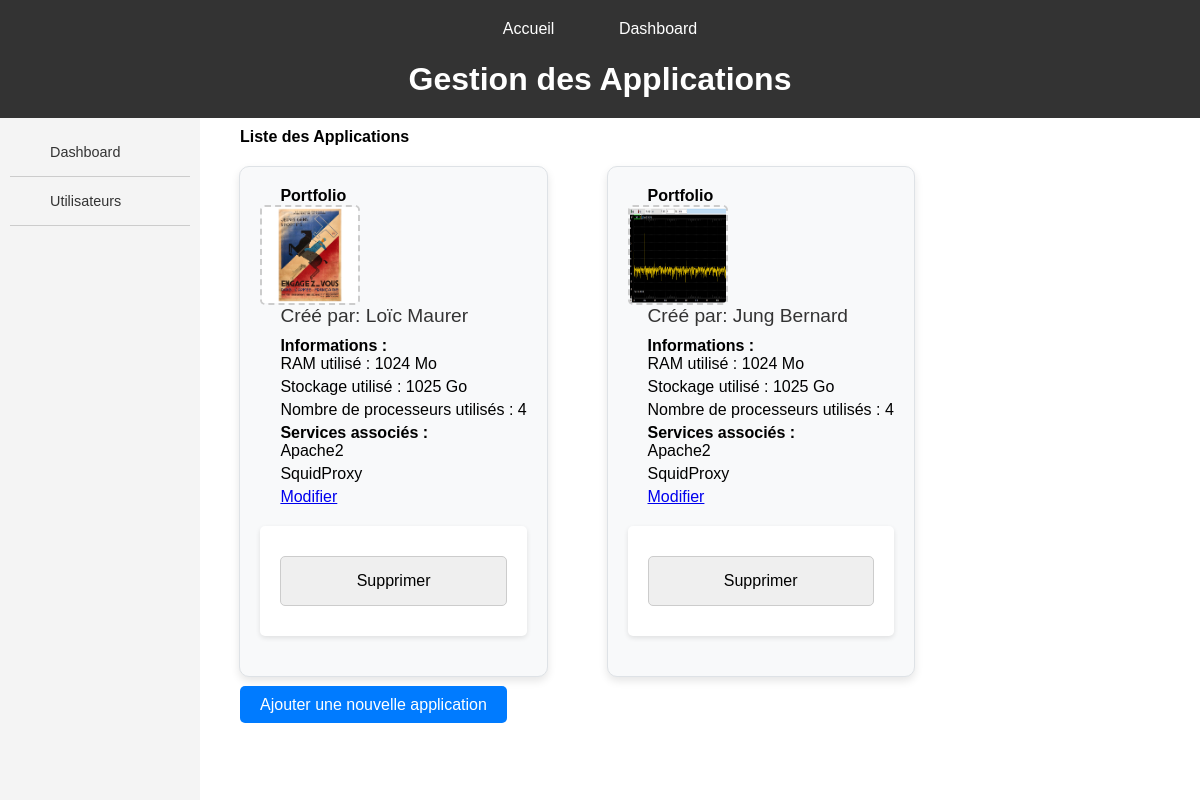
Page /applications/home/ on the earlier database version.
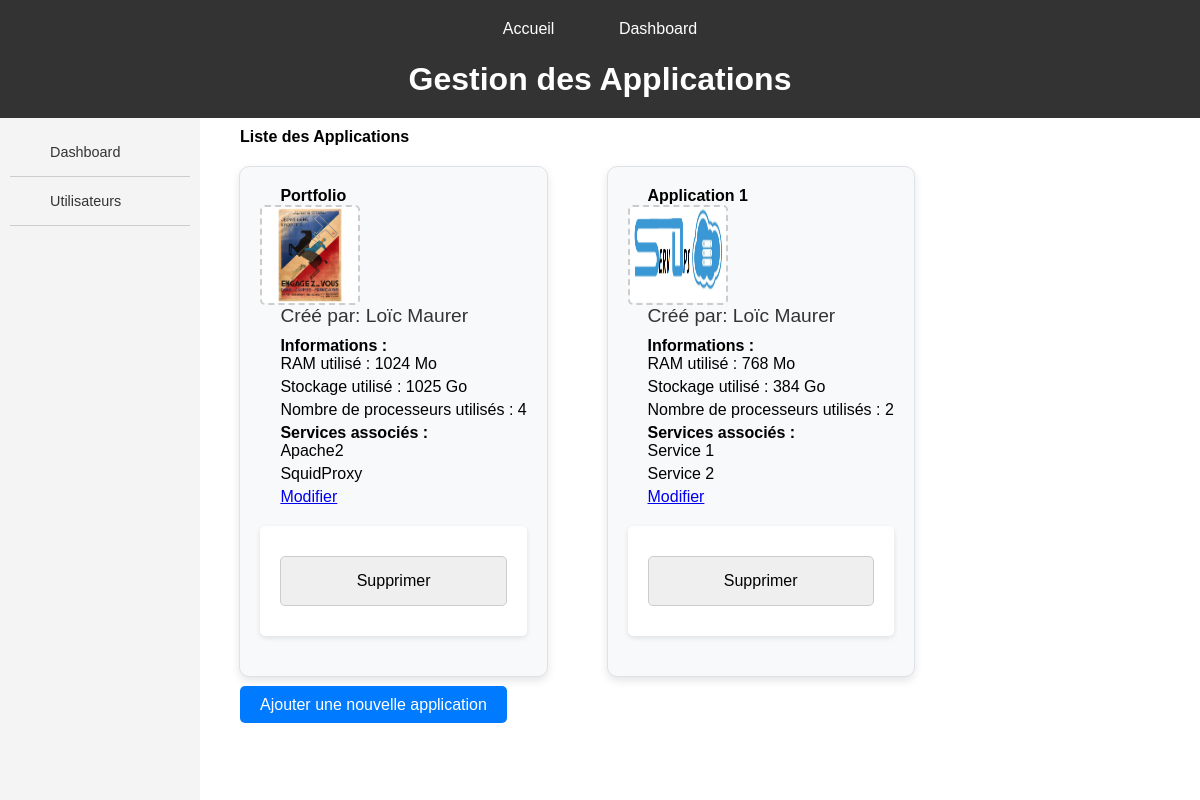
Same page on the later database version.
### servops/models.py (models this page shows, shortened)
class Application(models.Model):
    name = models.CharField(max_length=200)
    logo = models.ImageField(upload_to='logos/', null=True, blank=True, default='logos/logo.png')
    user = models.ForeignKey(ServUser, on_delete=models.CASCADE, related_name='applications')
    services = models.ManyToManyField(Service, related_name='applications')
    launch_server = models.ForeignKey(Server, on_delete=models.CASCADE, related_name='applications')
    def memoire_ram_total(self):
        total = 0
        for service in self.services.all():
            total += service.required_memory
        return total
    def processeurs_total(self):
        total = 0
        for service in self.services.all():
            total += service.required_processors
        return total
    def stockage_total(self):
        total = 0
        for service in self.services.all():
            total += service.memory_used
        return total

class ServUser(models.Model):
    first_name = models.CharField(max_length=100)
    last_name = models.CharField(max_length=100)
    email = models.EmailField(unique=True)
    def __str__(self):
        return self.first_name + ' ' + self.last_name

class Service(models.Model):
    name = models.CharField(max_length=200)
    launch_date = models.DateField()
    memory_used = models.IntegerField()
    required_memory = models.IntegerField()
    required_processors = models.IntegerField(default=1)
    launch_server = models.ForeignKey(Server, on_delete=models.CASCADE, related_name='services')

### servops/views.py (the view)
# urls.py: path('applications/home/', views.applications_home, name='applications_home'),
def applications_home(request):
    applications = Application.objects.all()
    return render(request, 'servops/CRUD/CRUD_applications/home.html', {'applications': applications})

### servops/templates/servops/CRUD/CRUD_applications/home.html (shortened to what this page needs)
{% extends 'servops/MAIN/main_dashboard.html' %}
{% block header %}Gestion des Applications{% endblock %}
{% block sidebar %}
    <li><a href="{% url 'dashboard'%}">Dashboard</a></li>
    <li><a href="{% url 'users_crud'%}">Utilisateurs</a></li>
{% endblock %}
{% block content %}
<h2>Liste des Applications</h2>
<div class="container">
    {% for application in applications %}
    <div class="service-box">
        <h3>{{ application.name }}</h3>
        <img src="{{ application.logo.url }}" alt="{{ application.name }}" class="image-upload">
        <p>Créé par: {{ application.user }}</p>
        <h3>Informations :</h3>
        <ul>
            <li>RAM utilisé : {{ application.memoire_ram_total }} Mo</li>
            <li>Stockage utilisé : {{ application.stockage_total }} Go</li>
            <li>Nombre de processeurs utilisés : {{ application.processeurs_total }}</li>
        </ul>
        <h3>Services associés :</h3>
        <ul>
            {% for service in application.services.all %}
            <li>{{ service.name }}</li>
            {% endfor %}
        </ul>
        <a href="{% url 'update_application' application.id %}">Modifier</a>
        <form action="{% url 'delete_application' application.id %}" method="post">
            <input type="submit" value="Supprimer">
        </form>
    </div>
    {% endfor %}
</div>
<a class="style-link" href="{% url 'create_application' %}">Ajouter une nouvelle application</a>
{% endblock %}

### servops/templates/servops/MAIN/main_dashboard.html (shortened to what this page needs)
{% load static %}
<!DOCTYPE html>
<html lang="en">
<head>
    <link rel="stylesheet" type="text/css" href="{% static 'main.css' %}">
</head>
<body>
    <header>
        <nav>
            <ul>
                <li><a href="{% url 'index' %}">Accueil</a></li>
                <li><a href="{% url 'dashboard' %}">Dashboard</a></li>
            </ul>
        </nav>
        <h1 id="titre-dashboard">{% block header %}{% endblock header %}</h1>
    </header>
    <aside class="bar">
        <ul>
            {% block sidebar %}
            {% endblock sidebar %}
        </ul>
    </aside>
    <main>
        {% block content %}
        {% endblock content %}
    </main>
</body>
</html>

### servops/static/main.css (style rules this page uses)
* { margin: 0; padding: 0; box-sizing: border-box; }
html, body { width: 100%; height: 100%; font-family: Arial, sans-serif; }
html { scroll-behavior: smooth; }
header { background-color: #333; color: #fff; padding: 20px; text-align: center; }
header h1 { font-size: 2em; }
nav ul { list-style-type: none; margin: 0; padding: 0; }
nav ul li { display: inline-block; margin-right: 20px; }
nav ul li a { color: #fff; text-decoration: none; padding: 10px; border-radius: 5px; transition: background-color 0.3s; }
.bar { background-color: #f4f4f4; padding: 10px; width: 200px; height: 100vh; position: fixed; overflow: auto; }
.bar ul { list-style-type: none; padding: 0; margin: 0; }
.bar ul li { padding: 8px 10px; border-bottom: 1px solid #ccc; font-size: 0.9em; }
.bar ul li a { text-decoration: none; color: #333; display: block; padding: 8px 10px; }
main { margin-left: 210px; padding: 10px; }
main p, main h1, main h2, main h3, a { font-size: 1em; margin-left: 20px; }
.header-banner a, .style-link { z-index: 1; color: #fff; text-decoration: none; padding: 10px 20px; background-color: #007bff; border-radius: 5px; transition: background-color 0.3s ease; }
#titre-dashboard { margin-top: 2%; }
form { max-width: 600px; margin: 20px auto; padding: 20px; background-color: #fff; border-radius: 5px; box-shadow: 0 2px 5px rgba(0, 0, 0, 0.1); }
input[type="text"], input[type="email"], input[type="password"], input[type="number"], input, select, textarea { width: 100%; padding: 15px; margin: 10px 0; border: 1px solid #ccc; border-radius: 5px; font-size: 1em; }
.image-upload { height: 100px; width: 100px; display: flex; justify-content: center; align-items: center; border: 2px dashed #ccc; border-radius: 5px; cursor: pointer; }
.container { display: flex; flex-wrap: wrap; gap: 20px; }
.service-box { margin: 2%; background-color: #f8f9fa; border: 1px solid #dee2e6; padding: 20px; border-radius: 10px; box-shadow: 0 4px 8px rgba(0, 0, 0, 0.1); transition: transform 0.2s ease, box-shadow 0.2s ease; }
.service-box p { font-size: 1.2em; color: #333; margin-bottom: 10px; }
.service-box ul { list-style-type: none; padding: 0; }
.service-box ul li { margin-bottom: 5px; }
.service-box ul { margin-left: 20px; }

Differences in the rows shown:
removed Application: name "Portfolio", logo (picture), user "Jung Bernard", memoire_ram_total "1024", stockage_total "1025", processeurs_total "4", Service (name "Apache2"), Service (name "SquidProxy")
added Application: name "Application 1", logo (picture), user "Loïc Maurer", memoire_ram_total "768", stockage_total "384", processeurs_total "2"
added Service: name "Service 1", shown under "Application 1"
added Service: name "Service 2", shown under "Application 1"
